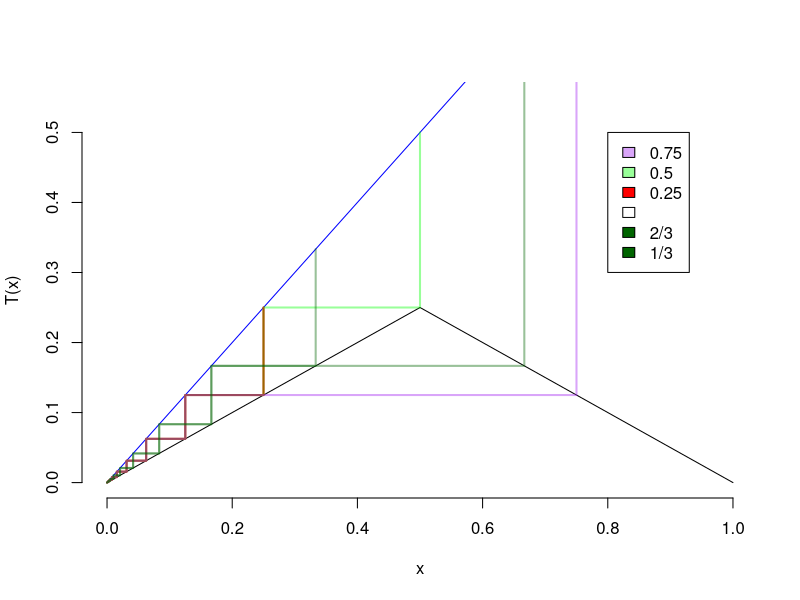
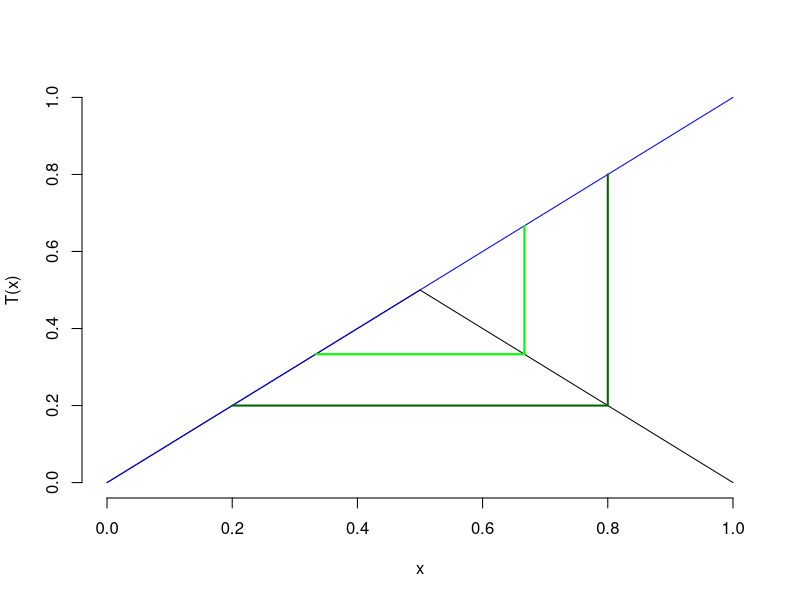
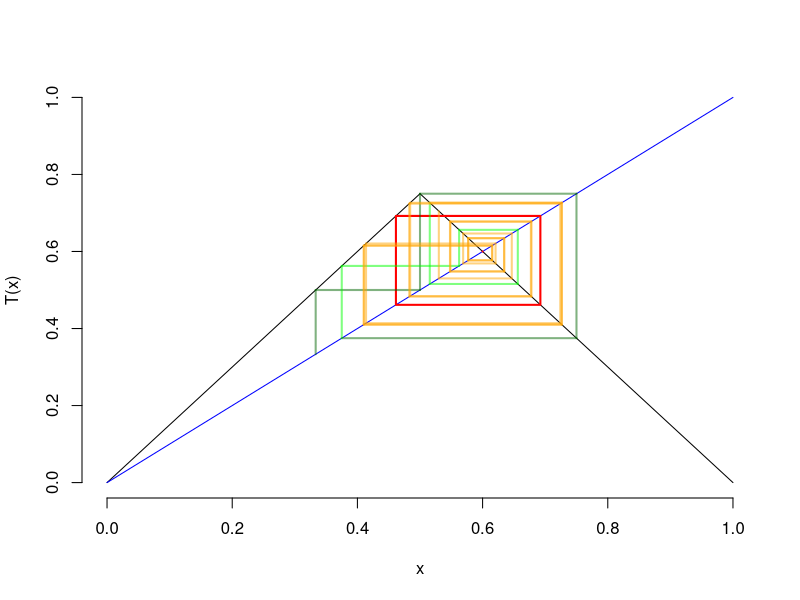
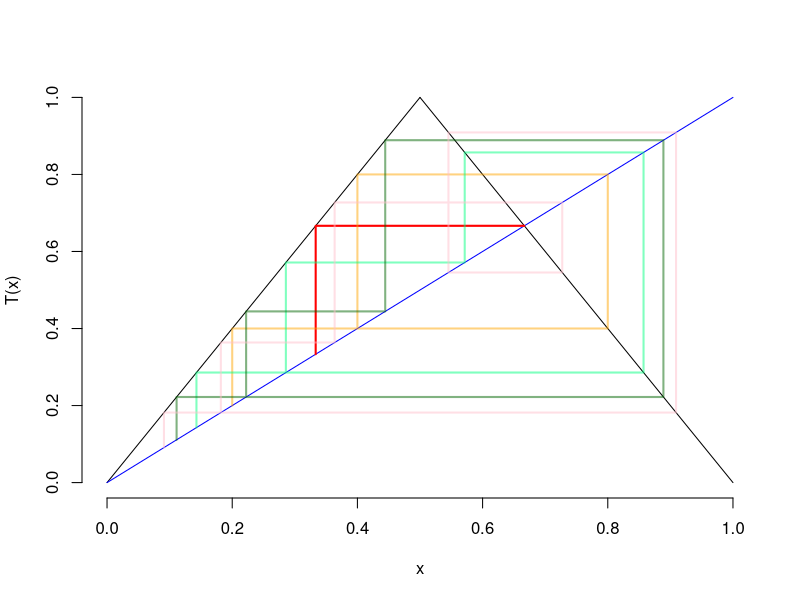
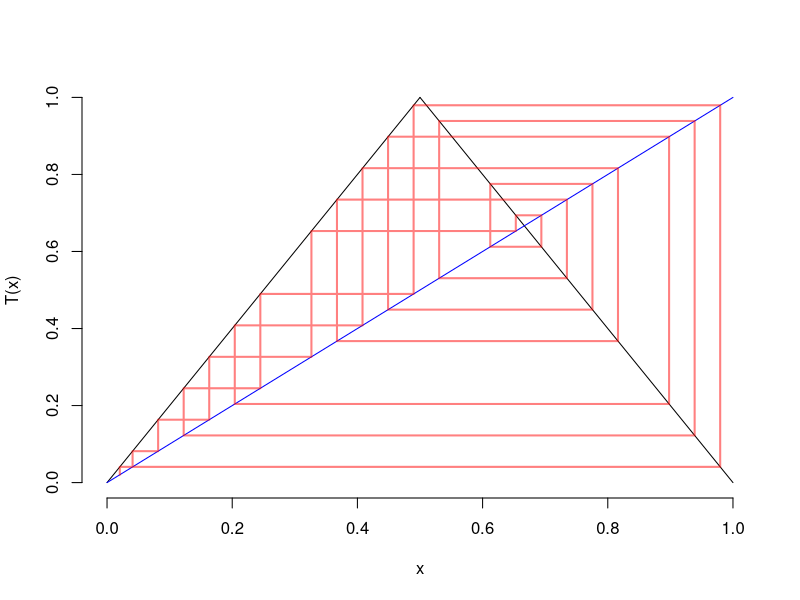
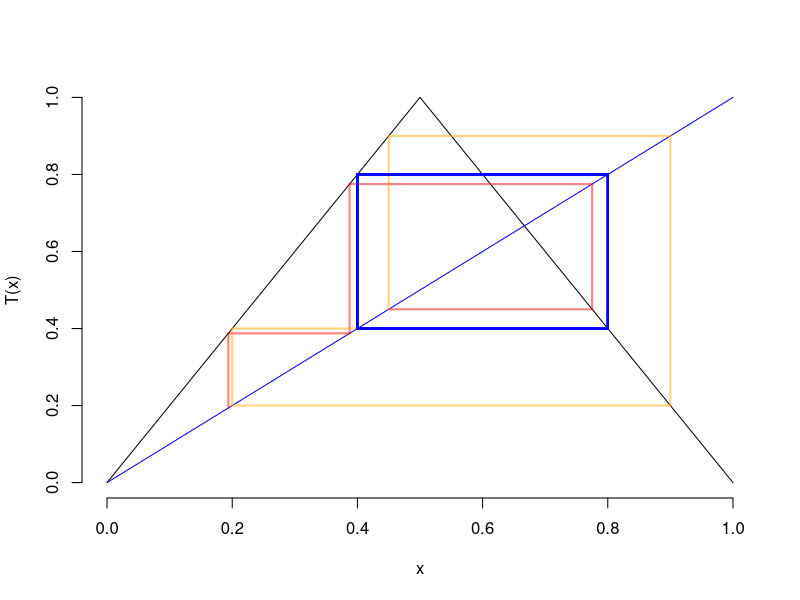
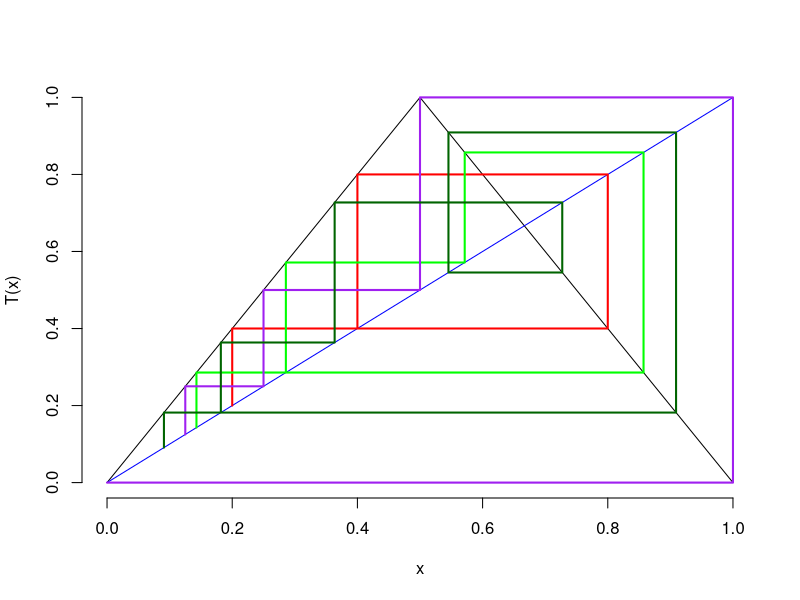
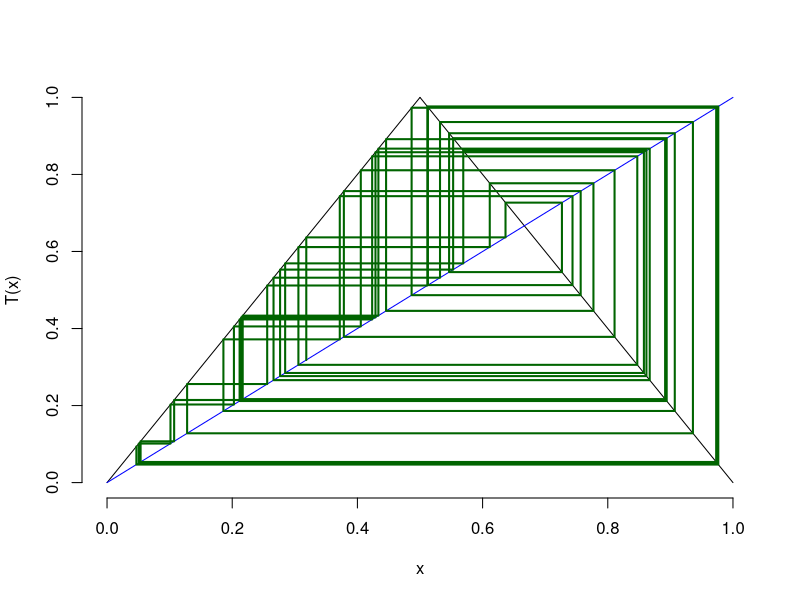

Generate these figures, in order, with R:

### Dynamical Systems

### Lab 1: Discrete Dynamical Systems
### Ch 14: Iterated Maps, p 347 [pdf 356]
### Ch 14.1: Tent Map
### Ch 14.6: Examples ["Python Programs"], p 326 [pdf 385]
###
### Leonard Mada

# [draft v0.2]
# TODO:
# - Logistic Map;
# - Bifurcation Diagrams;


# helper function: plot window
plot.init = function(x.lim, y.lim, labels) {
	plot.new()
	plot.window(xlim = x.lim, ylim = y.lim)
	axis(1)
	axis(2)
	title(xlab=labels[1], ylab=labels[2])
}

# transparent color
# useful when the orbits overlap
t_col = function(colors, percent = 50, name = NULL) {
	#     colors = color names
	#    percent = % transparency
	#       name = an optional name for the color
	
	t.col = c()
	for(color in colors) {
		rgb.val = col2rgb(color)
		## Make new color using input color as base and alpha set by transparency
		t.col.new = rgb(rgb.val[1], rgb.val[2], rgb.val[3],
			max = 255, alpha = (100 - percent) * 255 / 100,
			names = paste(color, name, sep=""))

		## Save the color
		t.col = c(t.col, t.col.new)
	}
	
	invisible(t.col)
}

#######################

# Tent Map
tent.f = function(x, mu=2, iter=0, len.round=NA) {
	r = x
	iter = iter + 1
	for(i in 1:iter) {
		r = ifelse(r <= 1/2, r*mu, mu*(1-r))
		if( ! is.na(len.round)) {
			r = round(r, len.round)
		}
	}
	return(r)
}
tent.plot = function(x1, x2, mu = 2) {
	plot.init(x.lim, y.lim, c("x", "T(x)"))
	x.mid = (x1 + x2) / 2
	X1 = c(x1, x.mid)
	X2 = c(x.mid, x2)
	X = c(x1, x2)
	lines(X1, mu*X1)
	lines(X2, mu*(1-X2))
	lines(X, X, col="blue") # bisector x = y
}


### actual trajectories
orbit = function(x0, iter, mu = 2, print=FALSE, digits=NA) {
	x = x0
	print(x)
	inputs = c()
	outputs = c()

	for(i in seq(2, iter)) {
		inputs = c(inputs, x, x)
		# inputs = c(inputs, x)
		outputs = c(outputs, x)
		if(x <= 1/2) {
			x = mu * x
		} else if(x > 1/2) {
			x = mu - mu * x
		}
		if( ! is.na(digits)) {
			x = round(x, digits)
		}
		outputs = c(outputs, x)
		if(print) {
			print(x)
		}
	}
	return(data.frame(inputs, outputs))
}

##########################

### Example 1: [pdf p 358]

x.lim = c(0, 1)
x1 = 0
x2 = 1

#############
### E 1.1 ###
mu = 1/2
y.lim = c(0, 0.3 + mu/2)

### Init
# Plot the tent function and line y=x
tent.plot(x1, x2, mu=mu)

# E 1.1.a
x = 1/4
iter = 20
col.iter = "red"
x.df = orbit(x, iter, mu=mu)
lines(x.df, lwd=2, col=col.iter)

# E 1.1.b
x = 1/2
iter = 20
col.iter = t_col("green", 60)
x.df = orbit(x, iter, mu=mu)
lines(x.df, lwd=2, col=col.iter)

# E 1.1.c
x = 3/4 # solution to exercise is incorrect
iter = 20
col.iter = t_col("purple", 60)
x.df = orbit(x, iter, mu=mu)
lines(x.df, lwd=2, col=col.iter)

# E 1.1.d (extra)
# mu = 1/2 has NO fixed points, except (0, 0)
x = 1/3
iter = 20
col.iter = t_col("darkgreen", 60)
x.df = orbit(x, iter, mu=mu)
lines(x.df, lwd=2, col=col.iter)
#
x = 2/3
iter = 20
col.iter = t_col("darkgreen", 60)
x.df = orbit(x, iter, mu=mu)
lines(x.df, lwd=2, col=col.iter)

legend(0.8, 0.5, legend = c(3/4, 1/2, 1/4, "", "2/3", "1/3"),
	fill=c(t_col("purple", 60), t_col("green", 60), "red", "white", "darkgreen", "darkgreen"))


#############
### E 1.2 ###
mu = 1
y.lim = c(0, 0.5 + mu/2)

### Init
# Plot the tent function and line y=x
tent.plot(x1, x2, mu=mu)

# E 1.2.a
x = 1/3 # fixed point
iter = 20
col.iter = "red"
x.df = orbit(x, iter, mu=mu)
lines(x.df, lwd=2, col=col.iter)

# E 1.2.b
x = 2/3
iter = 20
col.iter = "green"
x.df = orbit(x, iter, mu=mu)
lines(x.df, lwd=2, col=col.iter)

# E 1.2.c extra
x = 4/5
iter = 20
col.iter = "darkgreen"
x.df = orbit(x, iter, mu=mu)
lines(x.df, lwd=2, col=col.iter)


#############
### E 1.3 ###
mu = 3/2
y.lim = c(0, 0.25 + mu/2)

### Init
# Plot the tent function and line y=x
tent.plot(x1, x2, mu=mu)

# E 1.3.a
x = 3/5 # fixed point
iter = 20
col.iter = "red"
x.df = orbit(x, iter, mu=mu)
lines(x.df, lwd=2, col=col.iter)

# E 1.3.b
x = 6/13 # 4-cycle / period = 2
iter = 20
col.iter = "red"
x.df = orbit(x, iter, mu=mu)
lines(x.df, lwd=2, col=col.iter)
# 4-cycle
tent.f(6/13, mu)
tent.f(6/13, mu, 4)

# E 1.3.c
x = 1/3 # does NOT enter a cycle; (but resembles a 16-cycle)
iter = 30
x.df = orbit(x, iter, mu=mu)
len = length(x.df[,1])
len1 = 7
len2 = 7
lenc = len - len1 - len2
col.iter = c(rep(t_col("darkgreen"), len1), rep(t_col("green"), len2), rep(t_col("orange"), lenc))
# lines(x.df, lwd=2, col=col.iter)
invisible(lapply(2:len, function(id) lines(x.df[c(id-1, id),], lwd=2, col=col.iter[id]) ))
# 16-cycle
tent.f(1/3, mu, 14)
tent.f(1/3, mu, 30)


#############
### E 1.4 ###
mu = 2
y.lim = c(0, mu/2)

### Init
# Plot the tent function and line y=x
tent.plot(x1, x2, mu=mu)

# E 1.4.a
x = 1/3 # enters fixed point 2/3
iter = 20
col.iter = "red"
x.df = orbit(x, iter, mu=mu)
lines(x.df, lwd=2, col=col.iter)

# E 1.4.b
x = 1/5 # enters 4-cycle
iter = 20
col.iter = t_col("orange")
x.df = orbit(x, iter, mu=mu)
lines(x.df, lwd=2, col=col.iter)

# E 1.4.c
x = 1/7 # enters 6-cycle
iter = 20
col.iter = t_col("springgreen")
x.df = orbit(x, iter, mu=mu)
lines(x.df, lwd=2, col=col.iter)

# E 1.4.c "extra"
x = 1/9 # enters 8-cycle
iter = 30
col.iter = t_col("darkgreen")
x.df = orbit(x, iter, mu=mu)
lines(x.df, lwd=2, col=col.iter)

# E 1.4.d
x = 1/11 # enters 10-cycle
iter = 20
col.iter = t_col("pink")
x.df = orbit(x, iter, mu=mu)
lines(x.df, lwd=2, col=col.iter)

# E 1.4.e "extra"
tent.plot(x1, x2, mu=mu)
#
x = 1/49 # enters 10-cycle
iter = 30
col.iter = t_col("red")
x.df = orbit(x, iter, mu=mu)
lines(x.df, lwd=2, col=col.iter)


tent.plot(x1, x2, mu=mu)
#
x = 31/32/5 # enters 10-cycle
iter = 30
x.df = orbit(x, iter, mu=mu)
len = length(x.df[,1])
len1 = 7
len2 = 7
lenc = len - len1 - len2
col.iter = c(rep(t_col("red"), len1), rep(t_col("orange"), len2), rep(t_col("blue"), lenc))
# lines(x.df, lwd=2, col=col.iter)
invisible(lapply(2:len, function(id) lines(x.df[c(id-1, id),], lwd=2, col=col.iter[id]) ))

##########################
### Example 2: [pdf p 359]

sapply(0:20, function(iter) tent.f(2/10, mu=mu, iter, 2))
sapply(0:23, function(iter) tent.f(21/100, mu=mu, iter, 2))
sapply(0:306, function(iter) tent.f(201/1000, mu=mu, iter, 3))


###########################
###########################

###########################
### Example 14.a.) Tent Map

x.lim = c(0, 1)
x1 = 0
x2 = 1

mu = 2 # 1.7
y.lim = c(0, mu/2)

### Init
# Plot the tent function and line y=x
tent.plot(x1, x2, mu=mu)

x = 1/5
iter = 20
col.iter = "red"
x.df = orbit(x, iter, mu=mu)
lines(x.df, lwd=2, col=col.iter)

x = 1/7 # 1/5 + 1/3
iter = 30
col.iter = "green"
x.df = orbit(x, iter)
lines(x.df, lwd=2, col=col.iter)

x = 1/8
iter = 30
col.iter = "purple"
x.df = orbit(x, iter)
lines(x.df, lwd=2, col=col.iter)


x = 1/11
iter = 30
col.iter = "darkgreen"
x.df = orbit(x, iter)
lines(x.df, lwd=2, col=col.iter)

# non-periodic
tent.plot(x1, x2, mu=mu)
#
x = 1/pi
iter = 50
col.iter = "darkgreen"
x.df = orbit(x, iter)
lines(x.df, lwd=2, col=col.iter)

###
tent.plot(x1, x2, mu=mu)
#
x = 1/5
iter = 20
col.iter = "red"
x.df = orbit(x, iter, mu=mu)
lines(x.df, lwd=2, col=col.iter)
# + epsilon
x = 1/5 + 0.001
iter = 400
col.iter = rgb(255, 100, 100, max = 255, alpha = 100, names = "pink50")
x.df = orbit(x, iter, mu=mu, digits=3)
lines(x.df, lwd=2, col=col.iter)

sapply(0:40, function(iter) tent.f(21/100, mu=mu, iter, 2))
sapply(0:306, function(iter) tent.f(201/1000, mu=mu, iter, 3))
# can safely round to 3 digits;

#######################

### Example 14.b.) Bifurcation Diagram

# TODO

